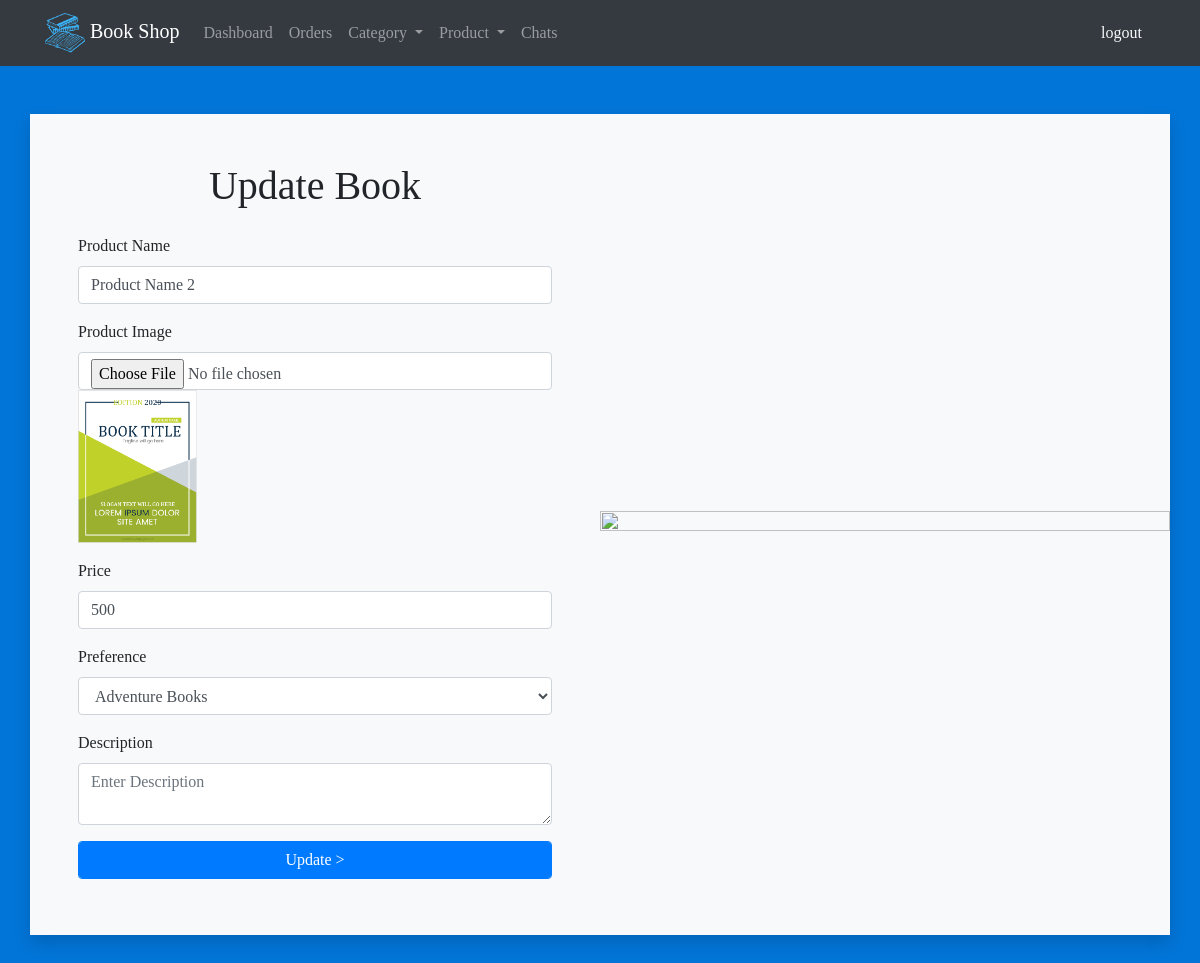
The app's page /Admin/Product/edit_product.php?pro_id=2 (signed in) with its own data.
### tables this page shows
CREATE TABLE `products` (
  `id` int(11) NOT NULL,
  `name` varchar(255) NOT NULL,
  `img_src` varchar(255) NOT NULL,
  `price` int(11) NOT NULL,
  `publisher_id` int(11) NOT NULL,
  `Description` text NOT NULL,
  `Category` varchar(255) NOT NULL
);

### Admin/Product/edit_product.php (the view, shortened to what this page needs)
<?php include 'product_nav.php';?>
<?php
$id=$_GET['pro_id'];
?>
<?php
$fetchSQL = "SELECT * FROM `products` Where id='$id'";
$execute2 = mysqli_query($conn,$fetchSQL);
$row2 = mysqli_fetch_array($execute2);
?>
<!DOCTYPE html>
<html>
  <head>
    <link rel="stylesheet" href="https://stackpath.bootstrapcdn.com/bootstrap/4.1.3/css/bootstrap.min.css">
  </head>
  <body>
    <div class="container">
      <div class="row my-5 shadow bg-light d-flex align-items-center">
        <div class="col-md-6 p-5">
          <h1 class="mb-4 text-center">Update Book</h1>
          <form method="POST" enctype="multipart/form-data">
            <div class="form-group">
              <label>Product Name</label>
              <input type="text" value="<?php echo $row2['name'];?>" class="form-control" required="required" name="pro_name" placeholder="Enter Product Name">
            </div>
            <div class="form-group">
              <label>Product Image</label>
              <input type="file" class="form-control" class="w-50" name="pro_img">
              <img src="../../img/<?php echo $row2['img_src'];?>" class="w-25">
            </div>
            <div class="form-group">
              <label>Price</label>
              <input type="text" value="<?php echo $row2['price'];?>" class="form-control" required="required" name="pro_price"  placeholder="Enter Price">
            </div>
            <div class="form-group">
              <label>Preference</label>
              <select name="pro_Category" class="form-control">
                <?php
                $fetchSQL = "SELECT * FROM `category`";
                $execute = mysqli_query($conn,$fetchSQL);
              while ($row4 = mysqli_fetch_array($execute)) {
                $catid_fetched = $row4['id'];
                if($catid_fetched == $row2['Category']){
                echo '<option selected value="'.$row4['id'].'">'.$row4['name'].'</option>';
                }else{
                echo '<option value="'.$row4['id'].'">'.$row4['name'].'</option>';
                }
              }
                ?>
              </select>
            </div>
            <div class="form-group">
              <label>Description</label>
              <textarea type="text"class="form-control" required="required" name="pro_desc"  placeholder="Enter Description"><?php echo $row2['Description'];?></textarea>
            </div>
            <button type="submit" class="btn btn-primary form-control mb-2" name="submit_btn">Update >
            </button>
          </form>
        </div>
        <div class="col-md-6 p-0 pr-0">
          <img src="https://images.unsplash.com/photo-1505773278895-5efa7b11679a?ixlib=rb-1.2.1&ixid=MnwxMjA3fDB8MHxwaG90by1wYWdlfHx8fGVufDB8fHx8&auto=format&fit=crop&w=622&q=80" style="height: 100%;width: 100%;object-fit: cover;" class="img-fluid">
        </div>
      </div>
    </div>
  </body>
</html>

### Admin/Product/product_nav.php (style rules this page uses)
* { font-family: poppins; }

### Admin/Product/edit_product.php (style rules this page uses)
* { font-family: poppins; }
body { background: rgba(2, 117, 216,1); }

### records on screen
products: pro_name "Product Name 2", img_src (picture), pro_price "500"

### other values on screen
form field pro_Category "Adventure Books"
